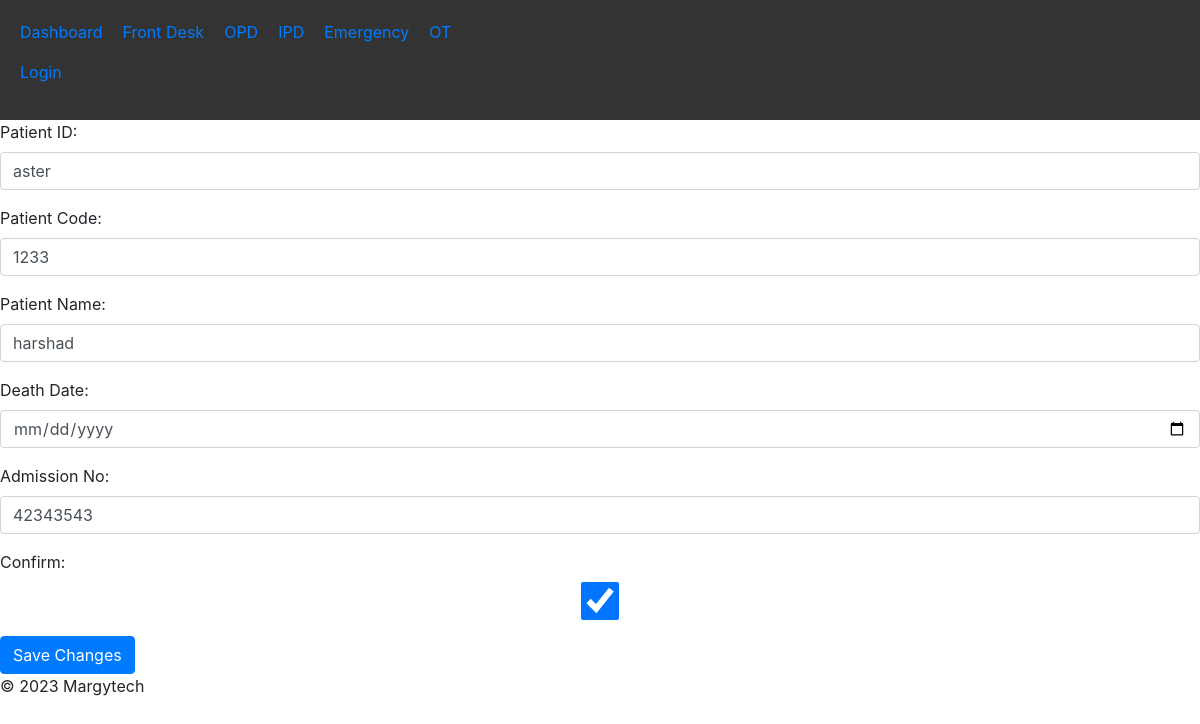
Page /death_entry/3/edit/ on the committed database.
### HIS/models.py (models this page shows, shortened)
class DeathSummary(models.Model):
    patient_id = models.ForeignKey(Patient, on_delete=models.CASCADE)
    patient_code = models.CharField(max_length=20)
    patient_name = models.CharField(max_length=100)
    death_date = models.DateField()
    admission_no = models.CharField(max_length=20)
    confirm = models.BooleanField(default=False)
    created_at = models.DateTimeField(auto_now_add=True)
    updated_at = models.DateTimeField(auto_now=True)

class Patient(models.Model):
    name = models.CharField(max_length=255)
    age = models.IntegerField()
    gender = models.CharField(max_length=10)
    contact_info = models.CharField(max_length=100)
    patient_type = [
        ('OPD', 'OPD'),
        ('IPD', 'IPD'),
        ('Emergency', 'Emergency'),
        ]
    patient_type = models.CharField(max_length=20, choices=patient_type)
    Date = models.DateField()
    def __str__(self):
        return self.name

### HIS/views.py (the view)
# urls.py: path('death_entry/<int:pk>/edit/', edit_death_summary, name='edit_death_summary'),
def edit_death_summary(request, pk):
    death_summary = get_object_or_404(DeathSummary, pk=pk)
    if request.method == 'POST':
        form = DeathSummaryForm(request.POST, instance=death_summary)
        if form.is_valid():
            form.save()
            return redirect('death_entry')
    else:
        form = DeathSummaryForm(instance=death_summary)
    context = {
        'form': form,
        'death_summary': death_summary,
    }
    return render(request, 'inpatient/edit_death_summary.html', context)

### HIS/forms.py
class DeathSummaryForm(forms.ModelForm):
    class Meta:
        model = DeathSummary
        fields = ('patient_id','patient_code','patient_name','death_date','admission_no','confirm')

### HIS/templates/inpatient/edit_death_summary.html (shortened to what this page needs)
{% extends "base.html" %}
{% block content %}
<link rel="stylesheet" href="https://stackpath.bootstrapcdn.com/bootstrap/4.3.1/css/bootstrap.min.css">
<form method="POST">
    <div class="form-group">
      <label for="patient_id">Patient ID:</label>
      <input type="text" class="form-control" name="patient_id" value="{{ death_summary.patient_id }}" required>
    </div>
    <div class="form-group">
      <label for="patient_code">Patient Code:</label>
      <input type="text" class="form-control" name="patient_code" value="{{ death_summary.patient_code }}" required>
    </div>
    <div class="form-group">
      <label for="patient_name">Patient Name:</label>
      <input type="text" class="form-control" name="patient_name" value="{{ death_summary.patient_name }}" required>
    </div>
    <div class="form-group">
      <label for="death_date">Death Date:</label>
      <input type="date" class="form-control" name="death_date" value="{{ death_summary.death_date }}" required>
    </div>
    <div class="form-group">
      <label for="admission_no">Admission No:</label>
      <input type="text" class="form-control" name="admission_no" value="{{ death_summary.admission_no }}" required>
    </div>
    <div class="form-group">
      <label for="confirm">Confirm:</label>
      <input type="checkbox" class="form-control" name="confirm" {% if death_summary.confirm %}checked{% endif %}>
    </div>
    <button type="submit" class="btn btn-primary">Save Changes</button>
  </form>
  {% endblock %}

### rows in the picture
DeathSummary: patient_id "aster", patient_code "1233", patient_name "harshad", admission_no "42343543", confirm "☑"
